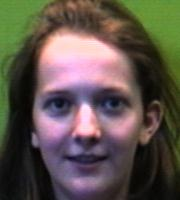
//> input picture resource/7/face.jpg, 180 x 200 px
$ ./functor_example   (built with g++ and OpenCV 4)
//> lines starting //> are read from the running program, lines starting //| are printed output that depends on the picture
#include <iostream>
#include <opencv2/opencv.hpp>

#define RESOURCE_DIR "../resource/"

void PCA_example()
{
    std::cout << std::endl << __func__ << std::endl;
    cv::Mat img = cv::imread(RESOURCE_DIR"/7/face.jpg");
//> img is the input picture: 200 rows x 180 cols, CV_8UC3; mean B, G, R 76.4, 84.5, 94.8
    if(img.empty())
    {
        std::cout << "img is empty" << std::endl;
        return;
    }

    cv::Mat grayImg;
    cv::cvtColor(img, grayImg, cv::COLOR_BGR2GRAY);
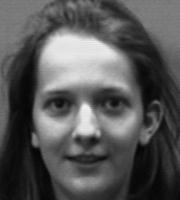
//> grayImg: 200 rows x 180 cols, CV_8UC1; min 2, max 241, mean 86.7

    grayImg.convertTo(grayImg, CV_32F, 1.0/255);
//> grayImg: 200 rows x 180 cols, CV_32FC1

    cv::namedWindow("gray-img", cv::WINDOW_AUTOSIZE);
    cv::imshow("gray-img", grayImg);


    cv::PCA pca {};
    pca(grayImg, cv::Mat(), cv::PCA::DATA_AS_COL, 50);

    cv::Mat vec = pca.project(grayImg);
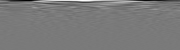
//> vec: 50 rows x 180 cols, CV_32FC1; min -3.38, max 3.67, mean -5.17e-09; drawn with min black and max white

    cv::namedWindow("project-img", cv::WINDOW_AUTOSIZE);
    cv::imshow("project-img", vec);


    cv::Mat src = pca.backProject(vec);

    cv::namedWindow("backproject-img", cv::WINDOW_AUTOSIZE);
    cv::imshow("backproject-img", src);

    cv::waitKey(0);
    cv::destroyAllWindows();

}


// [41 lines left out: functions SVD_example, RNG_example, main, not called in this run]

// added to run one function of the file
int main() { PCA_example(); }
